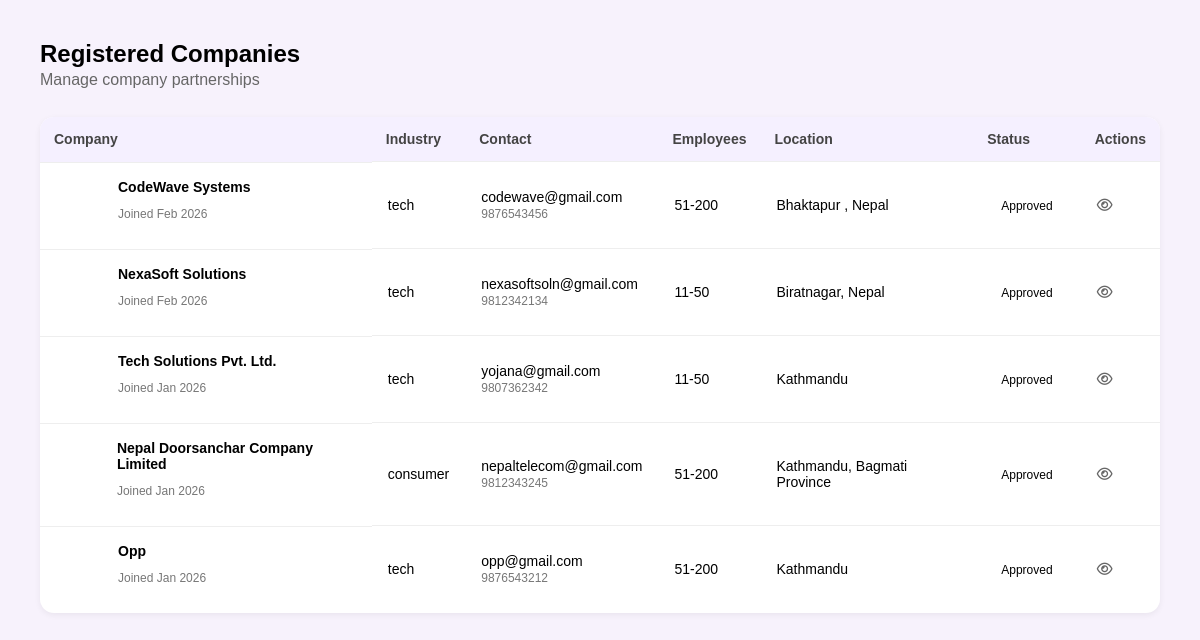
The page /html/Admin/companies.php on the database its author committed.
### tables this page shows
CREATE TABLE `company_registration` (
  `company_id` int(11) NOT NULL,
  `company_name` varchar(255) NOT NULL,
  `industry` varchar(100) NOT NULL,
  `registration_number` varchar(100) NOT NULL,
  `tax_id` varchar(100) NOT NULL,
  `established_year` int(11) NOT NULL,
  `num_employees` varchar(50) NOT NULL,
  `email` varchar(255) NOT NULL,
  `phone` varchar(50) NOT NULL,
  `website` varchar(255) DEFAULT NULL,
  `city_state` varchar(255) NOT NULL,
  `full_address` text DEFAULT NULL,
  `company_description` text DEFAULT NULL,
  `password` varchar(255) NOT NULL,
  `status` enum('pending','verified','approved','rejected') DEFAULT 'pending',
  `submitted_at` datetime DEFAULT current_timestamp(),
  `approved_at` datetime DEFAULT NULL
);

### html/Admin/companies.php (the view, shortened to what this page needs)
<?php
require_once "db_aadminconnect.php";
$sql = "SELECT company_id, company_name, industry, email, phone, website, city_state, status, submitted_at, approved_at, num_employees
        FROM company_registration
        ORDER BY submitted_at DESC";
$result = $conn->query($sql);
?>
<!DOCTYPE html>
<html lang="en">
<head>
    <link rel="stylesheet" href="https://cdnjs.cloudflare.com/ajax/libs/font-awesome/6.5.0/css/all.min.css">
    <link rel="stylesheet" href="/SITS/Css/Admin/companies.css">
</head>
<body>
<section class="companies-page">
    <div class="header-row">
        <div>
            <h2>Registered Companies</h2>
            <p>Manage company partnerships</p>
        </div>
    </div>
    <div class="table-container">
        <table>
            <thead>
                <tr>
                    <th>Company</th>
                    <th>Industry</th>
                    <th>Contact</th>
                    <th>Employees</th>
                    <th>Location</th>
                    <th>Status</th>
                    <th>Actions</th>
                </tr>
            </thead>
            <tbody>
                <?php if ($result && $result->num_rows > 0): ?>
                    <?php while($row = $result->fetch_assoc()): ?>
                        <tr>
                            <td class="company-cell">
                                <?php
                                  $parts = explode(" ", $row['company_name']);
                                  $initials = "";
                                  foreach ($parts as $p) { $initials .= strtoupper($p[0]); }
                                ?>
                                <div class="avatar"><?php echo $initials; ?></div>
                                <div>
                                    <strong><?php echo htmlspecialchars($row['company_name']); ?></strong>
                                    <p class="sub">Joined <?php echo date("M Y", strtotime($row['submitted_at'])); ?></p>
                                </div>
                            </td>
                            <td><?php echo htmlspecialchars($row['industry']); ?></td>
                            <td>
                                <?php echo htmlspecialchars($row['email']); ?><br>
                                <span class="sub"><?php echo htmlspecialchars($row['phone']); ?></span>
                            </td>
                            <td><?php echo htmlspecialchars($row['num_employees']); ?></td>
                            <td><?php echo htmlspecialchars($row['city_state']); ?></td>
                            <td>
                                <span class="status <?php echo strtolower($row['status']); ?>">
                                    <?php echo ucfirst($row['status']); ?>
                                </span>
                            </td>
                           <td class="actions">
    <a href="viewCompany.php?id=<?php echo $row['company_id']; ?>">
        <i class="fa-regular fa-eye"></i>
    </a>
</td>
                        </tr>
                    <?php endwhile; ?>
                <?php else: ?>
                    <tr><td colspan="7">No companies registered yet.</td></tr>
                <?php endif; ?>
            </tbody>
        </table>
    </div>
</section>
</body>
</html>

### css/Admin/companies.css (style rules this page uses)
body { margin: 0; font-family: "Poppins", sans-serif; background: #f7f2fc; }
.companies-page { padding: 40px; }
.header-row { display: flex; justify-content: space-between; align-items: center; margin-bottom: 25px; }
.header-row h2 { margin: 0; font-size: 24px; }
.header-row p { margin: 3px 0; color: #666; }
.table-container { background: white; padding: 0; border-radius: 14px; overflow-x: auto; box-shadow: 0 2px 6px rgba(0,0,0,0.06); }
table { width: 100%; border-collapse: collapse; min-width: 900px; }
thead tr { background: #f5f0ff; }
th { text-align: left; padding: 14px; font-size: 14px; color: #444; }
td { padding: 16px; border-top: 1px solid #eee; font-size: 14px; }
.avatar { width: 40px; height: 40px; border-radius: 12px; display: flex; justify-content: center; align-items: center; color: white; margin-right: 12px; font-weight: 600; }
.company-cell { display: flex; align-items: center; gap: 10px; }
.sub { font-size: 12px; color: #777; }
.status { padding: 4px 12px; border-radius: 20px; font-size: 12px; text-transform: capitalize; }
.actions i { margin-right: 14px; cursor: pointer; color: #666; transition: 0.2s; }

### rows shown on the page
company_registration: company_name "CodeWave Systems", submitted_at "Feb 2026", industry "tech", email "codewave@gmail.com", phone "9876543456", num_employees "51-200", city_state "Bhaktapur , Nepal", status "Approved"
company_registration: company_name "NexaSoft Solutions", submitted_at "Feb 2026", industry "tech", email "nexasoftsoln@gmail.com", phone "9812342134", num_employees "11-50", city_state "Biratnagar, Nepal", status "Approved"
company_registration: company_name "Tech Solutions Pvt. Ltd.", submitted_at "Jan 2026", industry "tech", email "yojana@gmail.com", phone "9807362342", num_employees "11-50", city_state "Kathmandu", status "Approved"
company_registration: company_name "Nepal Doorsanchar Company Limited", submitted_at "Jan 2026", industry "consumer", email "nepaltelecom@gmail.com", phone "9812343245", num_employees "51-200", city_state "Kathmandu, Bagmati Province", status "Approved"
company_registration: company_name "Opp", submitted_at "Jan 2026", industry "tech", email "opp@gmail.com", phone "9876543212", num_employees "51-200", city_state "Kathmandu", status "Approved"
